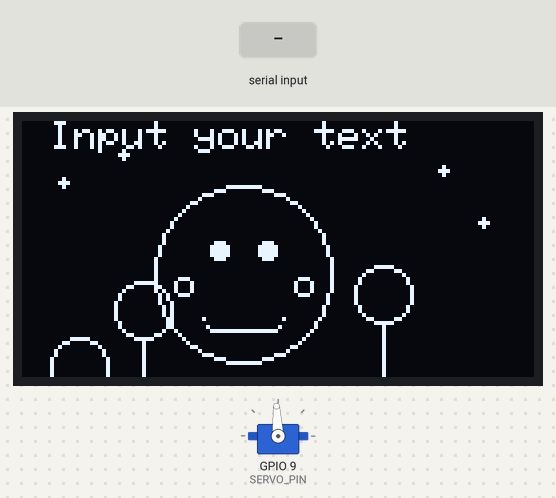
Bench run of a sketch on a simulated ESP32-S3. On the bench: servo, 128×64 one-colour display. The inputs (shaded band) are chosen by the test bench. Servo pulses on a pin are drawn as a servo (544–2400 µs = 0–180°); what the sketch prints to the serial monitor is not drawn.

Above: at 2.86 s.
2.9 s: "S90\n" received over Serial
At 3.06 s:
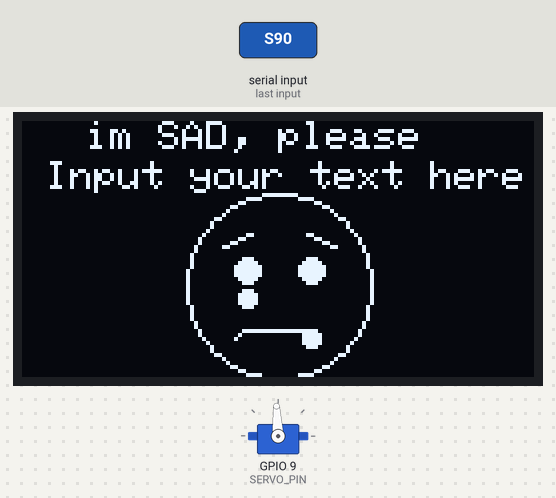
4.9 s: "H90\n" received over Serial
At 5.06 s:
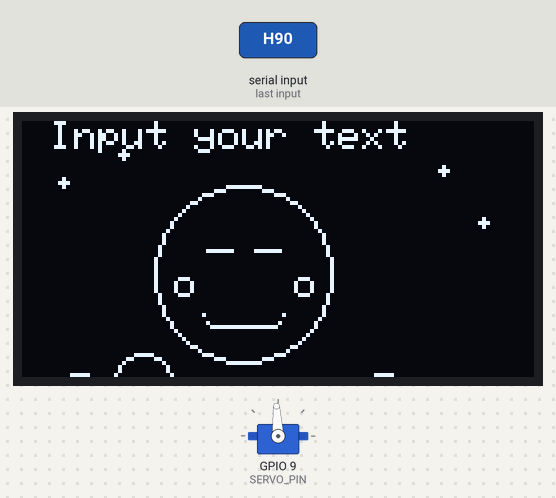
6.8 s: "R90\n" received over Serial
At 7.05 s:
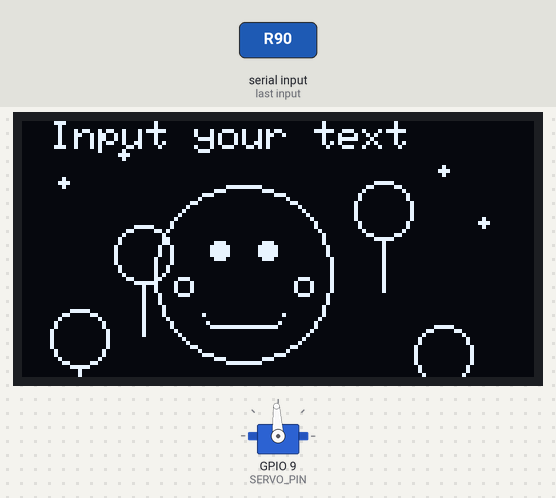
8.3 s: "L90\n" received over Serial
At 8.49 s:
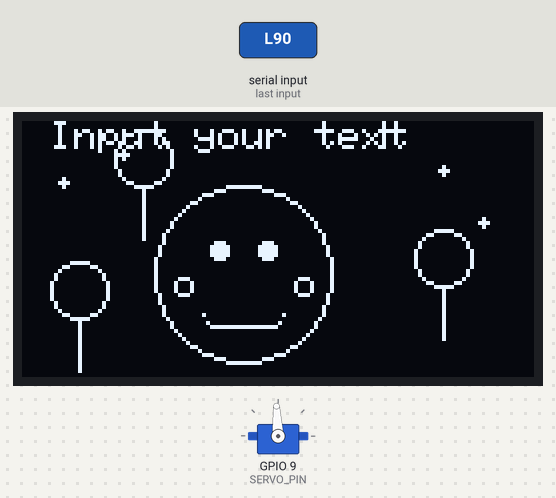
Timing chart, 0 to 10.8 s (numbered marks = the images above; inputs shaded):
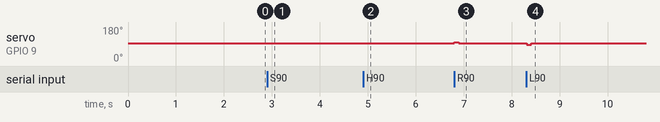

The sketch:

ESP32-OLED-Servo.ino
```cpp
#include <Wire.h>
#include <Adafruit_GFX.h>
#include <Adafruit_SSD1306.h>

// ================= PINS =================
// Your ESP32-S3 pins
#define OLED_SDA 6
#define OLED_SCL 5
#define SERVO_PIN 9

// ================= OLED =================
#define SCREEN_WIDTH 128
#define SCREEN_HEIGHT 64
#define OLED_RESET -1
#define OLED_ADDRESS 0x3C

Adafruit_SSD1306 display(
  SCREEN_WIDTH,
  SCREEN_HEIGHT,
  &Wire,
  OLED_RESET
);

bool oledOK = false;

// ================= SERVO PWM =================
// Continuous rotation servo pulse values.
// These match your old ESP32Servo values approximately:
// write(90)  = stop  = 1500 us
// write(100) = right = about 1556 us
// write(80)  = left  = about 1444 us

#define SERVO_FREQ 50
#define SERVO_RES_BITS 14

#define STOP_US 1500
#define RIGHT_US 1556
#define LEFT_US 1444

// For old Arduino-ESP32 core fallback
#define SERVO_CHANNEL 0

// ================= FACE =================

#define FRAME_INTERVAL 120

enum FaceMode {
  FACE_HAPPY,
  FACE_SAD
};

FaceMode currentFace = FACE_HAPPY;

unsigned long lastFrameTime = 0;
uint32_t faceFrame = 0;

// ================= SEQUENCE =================

enum ActionType {
  ACTION_NONE,
  ACTION_FACE_WAIT,
  ACTION_SERVO_MOVE
};

ActionType currentAction = ACTION_NONE;

String inputLine = "";
String sequence = "";

int sequencePos = 0;
bool sequenceRunning = false;

unsigned long actionStartTime = 0;
unsigned long actionDuration = 0;

unsigned long lastInputTime = 0;
bool inputWaiting = false;

// =====================================================
// SERVO USING LEDC DIRECTLY
// =====================================================

uint32_t servoUsToDuty(uint32_t pulseUs) {
  uint32_t maxDuty = (1UL << SERVO_RES_BITS) - 1;
  return (uint32_t)(((uint64_t)pulseUs * maxDuty) / 20000UL);
}

bool initServoPWM() {
#if defined(ESP_ARDUINO_VERSION_MAJOR) && ESP_ARDUINO_VERSION_MAJOR >= 3
  return ledcAttach(SERVO_PIN, SERVO_FREQ, SERVO_RES_BITS);
#else
  ledcSetup(SERVO_CHANNEL, SERVO_FREQ, SERVO_RES_BITS);
  ledcAttachPin(SERVO_PIN, SERVO_CHANNEL);
  return true;
#endif
}

void servoWriteUs(uint32_t pulseUs) {
  uint32_t duty = servoUsToDuty(pulseUs);

#if defined(ESP_ARDUINO_VERSION_MAJOR) && ESP_ARDUINO_VERSION_MAJOR >= 3
  ledcWrite(SERVO_PIN, duty);
#else
  ledcWrite(SERVO_CHANNEL, duty);
#endif
}

void stopServo() {
  servoWriteUs(STOP_US);
}

void startRight() {
  servoWriteUs(RIGHT_US);
}

void startLeft() {
  servoWriteUs(LEFT_US);
}

// =====================================================
// SMALL DRAWING FUNCTIONS
// =====================================================

void star(int x, int y) {
  if (!oledOK) return;

  display.drawPixel(x, y, SSD1306_WHITE);
  display.drawPixel(x - 1, y, SSD1306_WHITE);
  display.drawPixel(x + 1, y, SSD1306_WHITE);
  display.drawPixel(x, y - 1, SSD1306_WHITE);
  display.drawPixel(x, y + 1, SSD1306_WHITE);
}

void balloon(int x, int y) {
  if (!oledOK) return;

  display.drawCircle(x, y, 7, SSD1306_WHITE);
  display.drawPixel(x, y + 8, SSD1306_WHITE);
  display.drawLine(x, y + 9, x, y + 20, SSD1306_WHITE);
}

// =====================================================
// HAPPY FACE
// =====================================================

// =====================================================
// HAPPY FACE WITH RISING BALLOONS
// =====================================================

void happyFace(uint32_t frame) {
  if (!oledOK) return;

  display.clearDisplay();

  display.setTextColor(SSD1306_WHITE);
  display.setTextSize(1);
  display.setTextWrap(false);

  display.setCursor(1, 0);
  display.print(" Input your text");

  star(10, 15);
  star(25, 8);
  star(105, 12);
  star(115, 25);

  // ---------- Rising balloons ----------
  // Each balloon starts below the screen and floats up.
  // Total travel: from y=90 up to y=-25 (fully off top), range = 115 px

  // Balloon 1: right side, normal speed
  int b1 = 90 - (int)((frame * 2) % 115);
  balloon(105, b1);

  // Balloon 2: left side, slower
  int b2 = 90 - (int)(((frame + 20) * 1) % 115);
  balloon(14, b2);

  // Balloon 3: middle-right, faster
  int b3 = 90 - (int)(((frame + 45) * 3) % 115);
  balloon(90, b3);

  // Balloon 4: middle-left, medium speed
  int b4 = 90 - (int)(((frame + 70) * 2) % 115);
  balloon(30, b4);

  // ---------- Face ----------
  display.drawCircle(55, 38, 22, SSD1306_WHITE);

  if (frame % 10 == 0) {
    display.drawLine(46, 32, 52, 32, SSD1306_WHITE);
    display.drawLine(58, 32, 64, 32, SSD1306_WHITE);
  } else {
    display.fillCircle(49, 32, 2, SSD1306_WHITE);
    display.fillCircle(61, 32, 2, SSD1306_WHITE);
  }

  display.drawCircle(40, 41, 2, SSD1306_WHITE);
  display.drawCircle(70, 41, 2, SSD1306_WHITE);

  int y = 48 + (frame % 2);

  display.drawPixel(45, y, SSD1306_WHITE);
  display.drawPixel(46, y + 2, SSD1306_WHITE);
  display.drawLine(47, y + 3, 63, y + 3, SSD1306_WHITE);
  display.drawPixel(64, y + 2, SSD1306_WHITE);
  display.drawPixel(65, y, SSD1306_WHITE);

  display.display();
}

// =====================================================
// SAD FACE WITH ORIGINAL FALLING TEARS
// =====================================================

void sadFace(uint32_t frame) {
  if (!oledOK) return;

  display.clearDisplay();

  display.setTextColor(SSD1306_WHITE);
  display.setTextSize(1);
  display.setTextWrap(false);

  // 2-line text
  display.setCursor(16, 0);
  display.print("im SAD, please");

  display.setCursor(0, 10);
  display.print(" Input your text here");

  // Face moved down
  display.drawCircle(64, 41, 23, SSD1306_WHITE);

  // Eyes
  display.fillCircle(56, 37, 3, SSD1306_WHITE);
  display.fillCircle(72, 37, 3, SSD1306_WHITE);

  // Eyebrows
  display.drawLine(50, 31, 57, 28, SSD1306_WHITE);
  display.drawLine(71, 28, 78, 31, SSD1306_WHITE);

  // Sad mouth
  display.drawPixel(53, 54, SSD1306_WHITE);
  display.drawPixel(54, 53, SSD1306_WHITE);
  display.drawLine(55, 52, 73, 52, SSD1306_WHITE);
  display.drawPixel(72, 53, SSD1306_WHITE);
  display.drawPixel(73, 54, SSD1306_WHITE);

  // Tears kept
  int tear1 = 44 + (frame % 14);
  int tear2 = 48 + ((frame + 6) % 14);

  display.fillCircle(56, tear1, 2, SSD1306_WHITE);
  display.fillCircle(72, tear2, 2, SSD1306_WHITE);

  display.display();
}

// =====================================================
// FACE CONTROL
// =====================================================

void drawFaceNow() {
  if (!oledOK) return;

  if (currentFace == FACE_HAPPY) {
    happyFace(faceFrame);
  } else {
    sadFace(faceFrame);
  }
}

void setHappyFace() {
  currentFace = FACE_HAPPY;
  faceFrame = 0;
  drawFaceNow();
  lastFrameTime = millis();
}

void setSadFace() {
  currentFace = FACE_SAD;
  faceFrame = 0;
  drawFaceNow();
  lastFrameTime = millis();
}

void updateFaceAnimation() {
  if (!oledOK) return;

  unsigned long now = millis();

  if (now - lastFrameTime >= FRAME_INTERVAL) {
    lastFrameTime = now;
    drawFaceNow();
    faceFrame++;
  }
}

// =====================================================
// COMMAND PARSING
// =====================================================

char toUpperChar(char c) {
  if (c >= 'a' && c <= 'z') {
    return c - 32;
  }

  return c;
}

bool isSeparator(char c) {
  return c == ' ' || c == '\t' || c == ',';
}

String getNextToken() {
  while (sequencePos < sequence.length() && isSeparator(sequence.charAt(sequencePos))) {
    sequencePos++;
  }

  if (sequencePos >= sequence.length()) {
    return "";
  }

  int start = sequencePos;

  while (sequencePos < sequence.length() && !isSeparator(sequence.charAt(sequencePos))) {
    sequencePos++;
  }

  return sequence.substring(start, sequencePos);
}

bool parseToken(String token, char &cmd, uint32_t &value) {
  token.trim();

  if (token.length() < 2) {
    return false;
  }

  cmd = toUpperChar(token.charAt(0));

  uint32_t number = 0;

  for (int i = 1; i < token.length(); i++) {
    char c = token.charAt(i);

    if (c < '0' || c > '9') {
      return false;
    }

    number = number * 10 + (c - '0');
  }

  if (number == 0) {
    return false;
  }

  value = number;
  return true;
}

// =====================================================
// SEQUENCE CONTROL
// =====================================================

void finishSequence() {
  stopServo();

  sequenceRunning = false;
  currentAction = ACTION_NONE;
  sequence = "";
  sequencePos = 0;

  Serial.println("Sequence finished");
  Serial.println("Last face keeps animating");
}

void cancelSequence() {
  stopServo();

  sequenceRunning = false;
  currentAction = ACTION_NONE;
  sequence = "";
  sequencePos = 0;

  Serial.println("Sequence cancelled");
}

void beginNextAction() {
  while (sequenceRunning) {
    String token = getNextToken();

    if (token.length() == 0) {
      finishSequence();
      return;
    }

    char cmd;
    uint32_t value;

    if (!parseToken(token, cmd, value)) {
      Serial.print("Bad token ignored: ");
      Serial.println(token);
      continue;
    }

    if (cmd == 'H') {
      stopServo();
      setHappyFace();

      currentAction = ACTION_FACE_WAIT;
      actionStartTime = millis();
      actionDuration = value * 1000UL;

      Serial.print("Happy for ");
      Serial.print(value);
      Serial.println(" seconds");

      return;
    }

    if (cmd == 'S') {
      stopServo();
      setSadFace();

      currentAction = ACTION_FACE_WAIT;
      actionStartTime = millis();
      actionDuration = value * 1000UL;

      Serial.print("Sad for ");
      Serial.print(value);
      Serial.println(" seconds");

      return;
    }

    if (cmd == 'R') {
      startRight();

      currentAction = ACTION_SERVO_MOVE;
      actionStartTime = millis();
      actionDuration = value;

      Serial.print("Right ");
      Serial.print(value);
      Serial.println(" ms");

      return;
    }

    if (cmd == 'L') {
      startLeft();

      currentAction = ACTION_SERVO_MOVE;
      actionStartTime = millis();
      actionDuration = value;

      Serial.print("Left ");
      Serial.print(value);
      Serial.println(" ms");

      return;
    }

    Serial.print("Unknown token ignored: ");
    Serial.println(token);
  }
}

void startSequence(String newSequence) {
  newSequence.trim();

  if (newSequence.length() == 0) {
    return;
  }

  stopServo();

  sequence = newSequence;
  sequencePos = 0;
  sequenceRunning = true;
  currentAction = ACTION_NONE;

  Serial.println();
  Serial.print("Starting sequence: ");
  Serial.println(sequence);

  beginNextAction();
}

void updateSequence() {
  if (!sequenceRunning) {
    return;
  }

  if (currentAction == ACTION_NONE) {
    beginNextAction();
    return;
  }

  unsigned long now = millis();

  if (now - actionStartTime >= actionDuration) {
    if (currentAction == ACTION_SERVO_MOVE) {
      stopServo();
    }

    currentAction = ACTION_NONE;
    beginNextAction();
  }
}

// =====================================================
// SERIAL INPUT
// =====================================================

void runInputLine() {
  inputLine.trim();

  if (inputLine.length() == 0) {
    inputWaiting = false;
    return;
  }

  if (inputLine.equalsIgnoreCase("X") || inputLine.equalsIgnoreCase("STOP")) {
    cancelSequence();
  } else {
    startSequence(inputLine);
  }

  inputLine = "";
  inputWaiting = false;
}

void readSerialInput() {
  while (Serial.available() > 0) {
    char c = Serial.read();

    if (c == '\r') {
      continue;
    }

    if (c == '\n') {
      runInputLine();
      continue;
    }

    if (c >= 32 && c <= 126) {
      inputLine += c;
      lastInputTime = millis();
      inputWaiting = true;
    }
  }

  // Allows Serial Monitor "No line ending" too
  if (inputWaiting && millis() - lastInputTime > 400) {
    runInputLine();
  }
}

// =====================================================
// SETUP
// =====================================================

void setup() {
  Serial.begin(115200);
  delay(1500);

  Serial.println();
  Serial.println("BOOTING...");

  Serial.println("Starting servo PWM...");

  bool servoOK = initServoPWM();

  if (servoOK) {
    stopServo();
    Serial.println("Servo PWM OK");
  } else {
    Serial.println("Servo PWM FAILED");
  }

  Serial.println("Starting OLED...");

  Wire.begin(OLED_SDA, OLED_SCL);

  oledOK = display.begin(
    SSD1306_SWITCHCAPVCC,
    OLED_ADDRESS,
    true,
    false
  );

  if (oledOK) {
    Serial.println("OLED OK");

    display.clearDisplay();
    display.setTextColor(SSD1306_WHITE);
    display.setTextSize(1);
    display.setTextWrap(false);
    display.display();

    setHappyFace();
  } else {
    Serial.println("OLED FAILED");
    Serial.println("Servo will still work.");
    Serial.println("Try OLED address 0x3D if needed.");
  }

  Serial.println();
  Serial.println("==============================");
  Serial.println("OLED + Servo Sequence Control");
  Serial.println("==============================");
  Serial.println("Commands:");
  Serial.println("H5    = happy face for 5 seconds");
  Serial.println("S3    = sad face for 3 seconds");
  Serial.println("R800  = servo right for 800 ms");
  Serial.println("L500  = servo left for 500 ms");
  Serial.println("X     = stop/cancel");
  Serial.println();
  Serial.println("Example:");
  Serial.println("H5 R800 S3 L500 H2 R1000");
  Serial.println("==============================");
}

// =====================================================
// LOOP
// =====================================================

void loop() {
  readSerialInput();
  updateSequence();
  updateFaceAnimation();
}
```

Measured:
- after the input at 2.9 s, the display: changes at once (image 1)
- after the input at 4.9 s, the display: changes at once (image 2)
- after the input at 6.8 s, servo on GPIO 9 (SERVO_PIN): 93° → 98° at once, → 93° 0.09 s later
- after the input at 8.3 s, servo on GPIO 9 (SERVO_PIN): 93° → 87° at once, → 93° 0.09 s later
